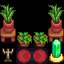

This is a level from a 2D game, rendered from its Tiled map with the project's own tilesets. A one-line summary and the map file follow, with tile-layer data summarised:
An orthogonal 4x4 tile map with 16x16 px tiles, 4 tile layers (Back2, Buildings, Paths, Front), 3 tilesets and 2 objects (2x TileData).

<map version="1.10" tiledversion="1.11.0" orientation="orthogonal" renderorder="right-down" width="4" height="4" tilewidth="16" tileheight="16" infinite="0" nextlayerid="9" nextobjectid="3">
 <tileset firstgid="1" name="spring_outdoorsTileSheet" tilewidth="16" tileheight="16" tilecount="1975" columns="25">
  <image source=".spring_outdoorsTileSheet.png" width="400" height="1264" />
 </tileset>
 <tileset firstgid="1976" name="Paths" tilewidth="16" tileheight="16" tilecount="64" columns="4">
  <image source="paths.png" width="64" height="256" />
 </tileset>
 <tileset firstgid="2040" name="z_L0veRaven_Tent" tilewidth="16" tileheight="16" tilecount="1975" columns="25">
  <image source="z_L0veRaven_Tent.png" width="400" height="1264" />
 </tileset>
 <layer id="8" name="Back2" width="4" height="4">
  <data>[16 cells, 2 non-empty, 2 distinct tile ids]</data>
 </layer>
 <objectgroup id="7" name="Back2" />
 <layer id="1" name="Buildings" width="4" height="4">
  <data>[16 cells, 6 non-empty, 4 distinct tile ids]</data>
 </layer>
 <objectgroup id="2" name="Buildings">
  <object id="1" name="TileData" x="48" y="48" width="16" height="16">
   <properties>
    <property name="Action" value="Message &quot;L0veRavenRavenSpousePatio.2&quot;" />
   </properties>
  </object>
  <object id="2" name="TileData" x="0" y="48" width="16" height="16">
   <properties>
    <property name="Action" value="Message &quot;L0veRavenRavenSpousePatio.1&quot;" />
   </properties>
  </object>
 </objectgroup>
 <layer id="6" name="Paths" width="4" height="4">
  <data>[16 cells, 2 non-empty, 1 distinct tile ids]</data>
 </layer>
 <objectgroup id="5" name="Paths" />
 <layer id="3" name="Front" width="4" height="4">
  <data>[16 cells, 5 non-empty, 3 distinct tile ids]</data>
 </layer>
 <objectgroup id="4" name="Front" />
</map>
